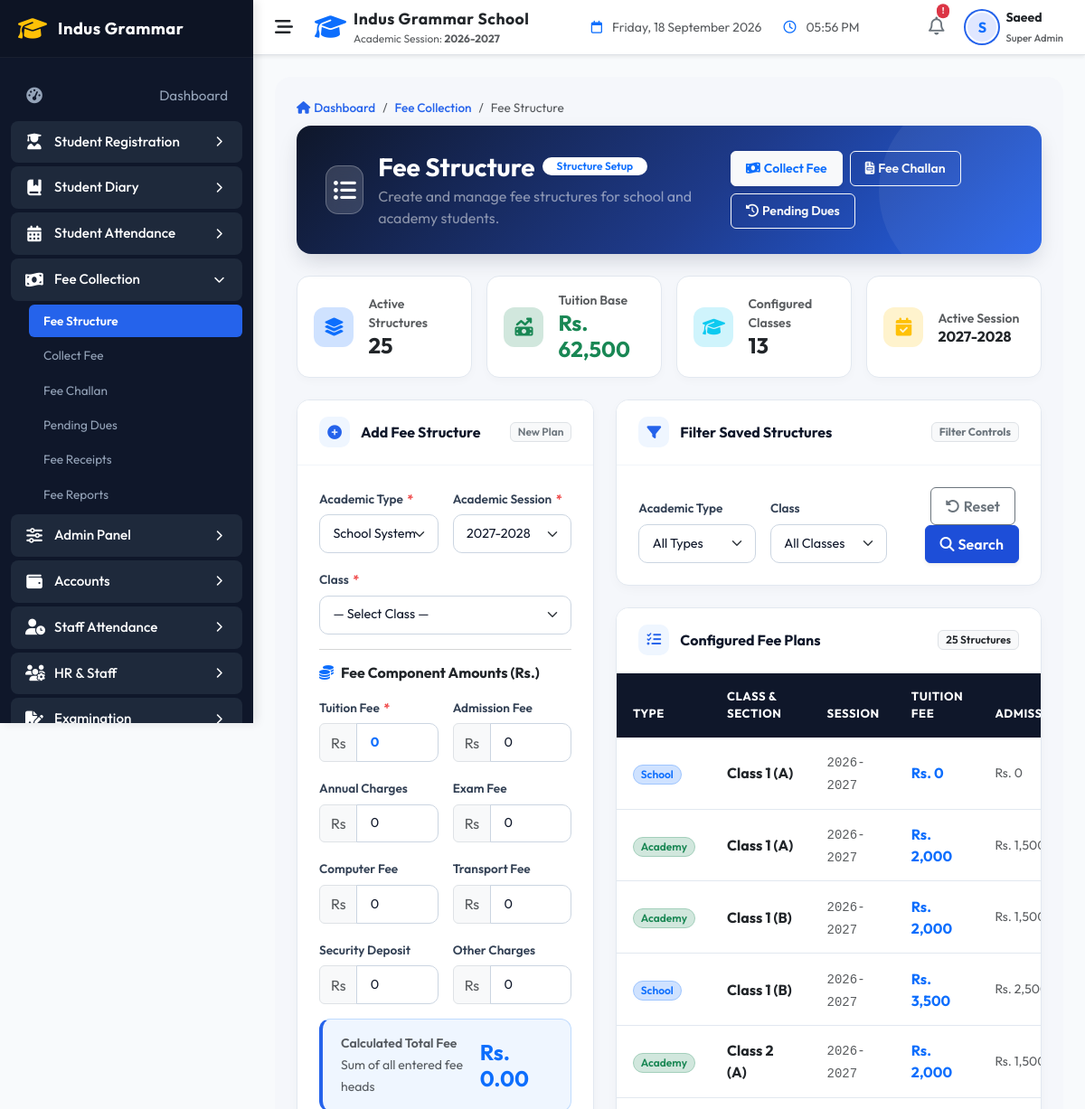
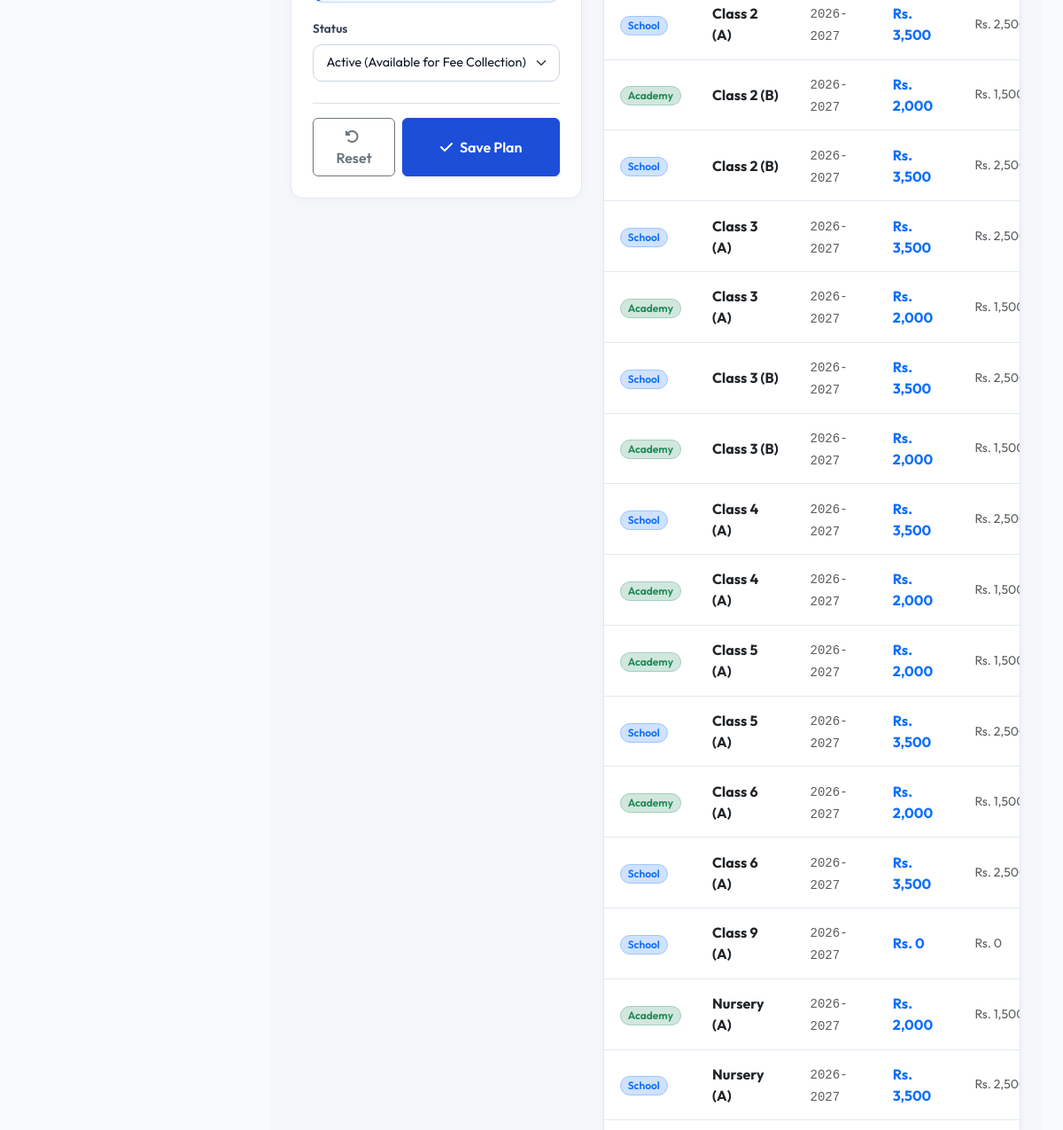
/indus-grammar-school-erp/modules/fees/structure.php (signed in, upper part), run on an earlier commit of the app's database (2 pictures, top to bottom).
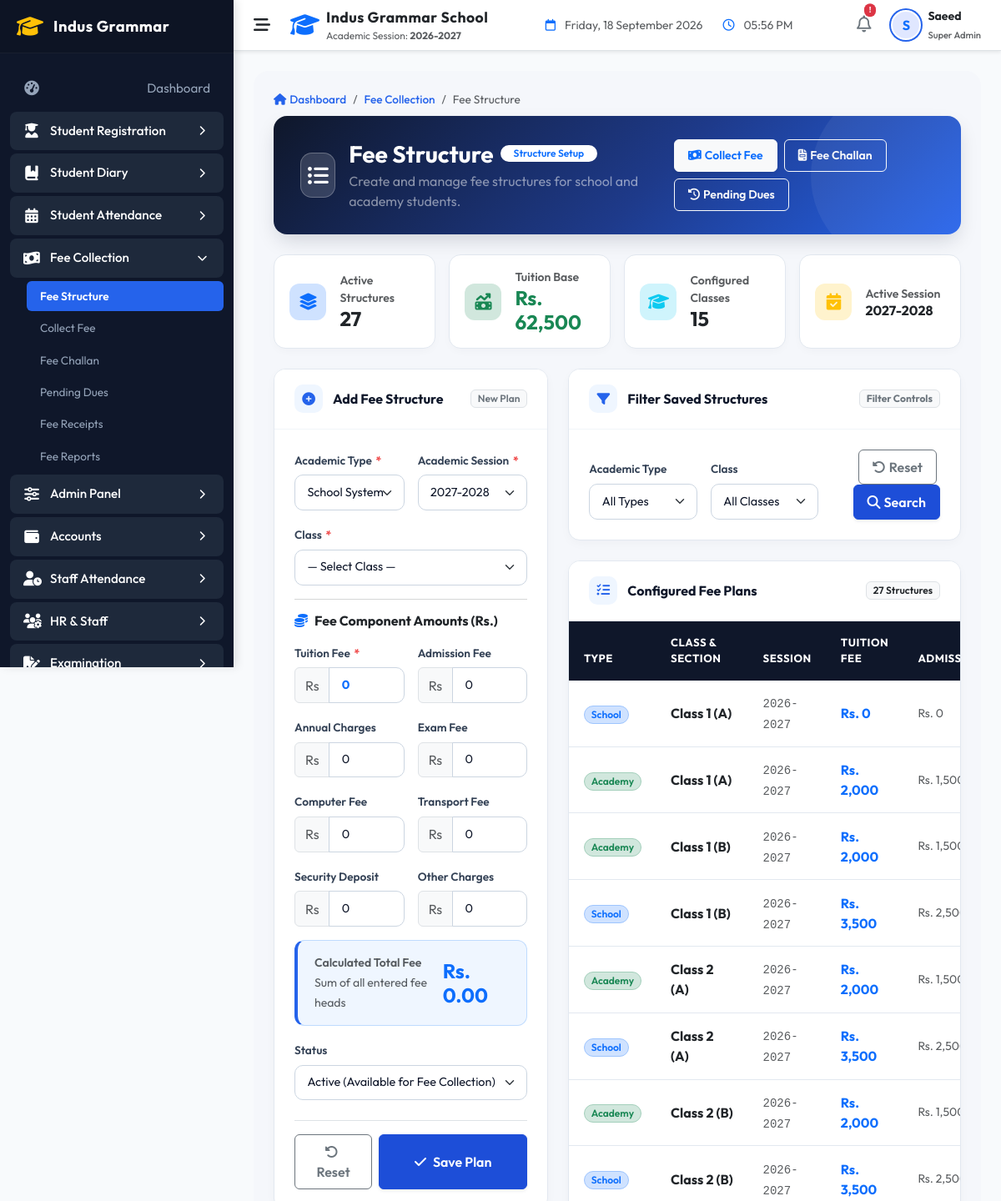
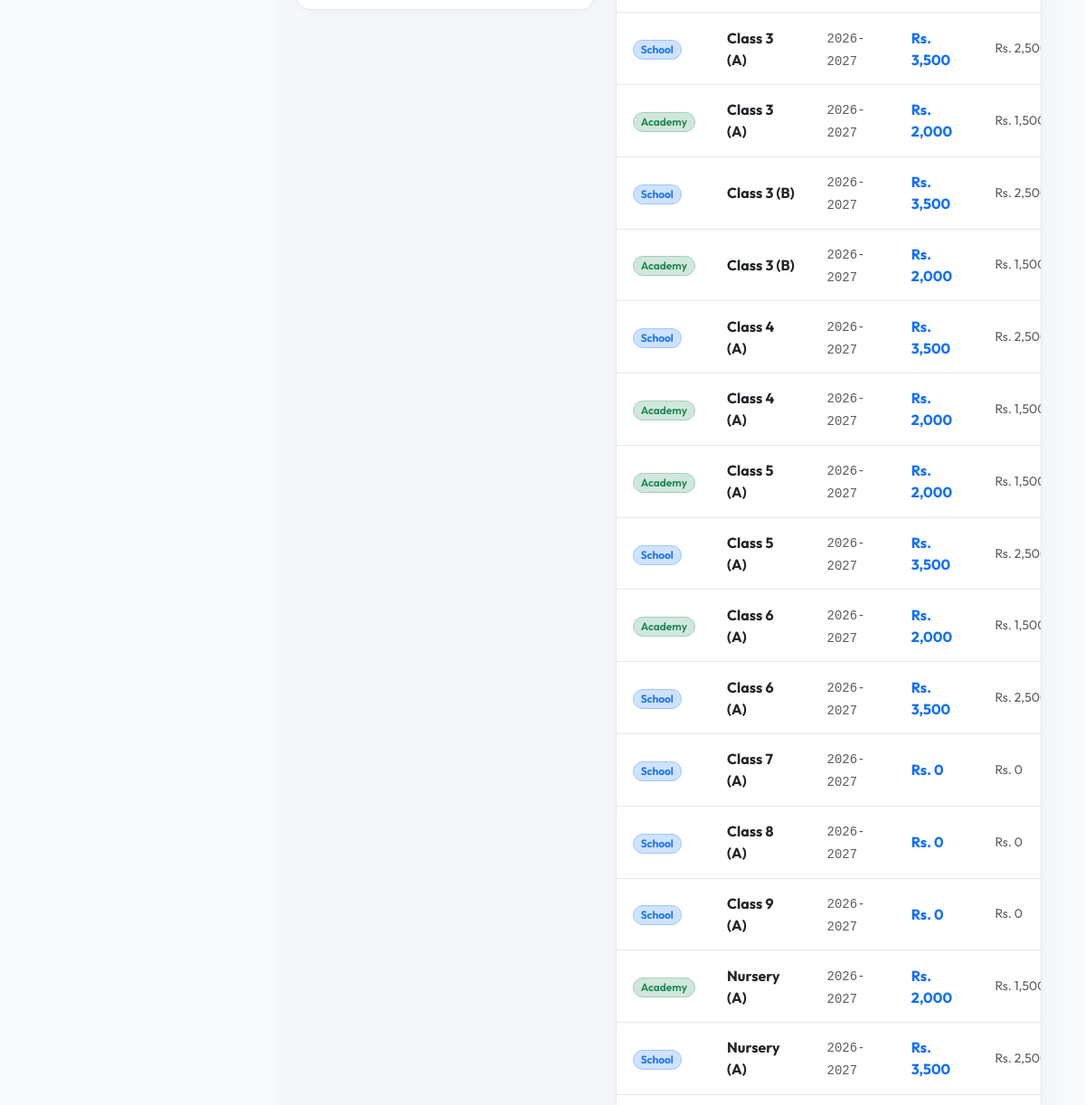
And on a later commit of the database (2 pictures, top to bottom).
### tables this page shows
CREATE TABLE `fee_structure` (
  `id` int NOT NULL AUTO_INCREMENT,
  `academic_type` varchar(50) NOT NULL DEFAULT 'School',
  `class_id` int NOT NULL,
  `admission_fee` decimal(10,2) NOT NULL DEFAULT '0.00',
  `tuition_fee` decimal(10,2) NOT NULL DEFAULT '0.00',
  `computer_fee` decimal(10,2) NOT NULL DEFAULT '0.00',
  `exam_fee` decimal(10,2) NOT NULL DEFAULT '0.00',
  `transport_fee` decimal(10,2) NOT NULL DEFAULT '0.00',
  `annual_charges` decimal(10,2) NOT NULL DEFAULT '0.00',
  `security_deposit` decimal(10,2) NOT NULL DEFAULT '0.00',
  `other_charges` decimal(10,2) NOT NULL DEFAULT '0.00',
  `status` varchar(20) NOT NULL DEFAULT 'Active',
  `academic_year` varchar(20) NOT NULL,
  `created_at` timestamp NULL DEFAULT CURRENT_TIMESTAMP,
  `updated_at` timestamp NULL DEFAULT CURRENT_TIMESTAMP ON UPDATE CURRENT_TIMESTAMP,
  PRIMARY KEY (`id`),
  UNIQUE KEY `uq_class_academic_year` (`academic_type`,`class_id`,`academic_year`),
  KEY `class_id` (`class_id`),
  CONSTRAINT `fee_structure_ibfk_1` FOREIGN KEY (`class_id`) REFERENCES `classes` (`id`) ON DELETE CASCADE
);

CREATE TABLE `classes` (
  `id` int NOT NULL AUTO_INCREMENT,
  `class_name` varchar(50) NOT NULL,
  `section` varchar(10) NOT NULL,
  `created_at` timestamp NULL DEFAULT CURRENT_TIMESTAMP,
  PRIMARY KEY (`id`),
  UNIQUE KEY `idx_class_section` (`class_name`,`section`)
);

### indus-grammar-school-erp/models/Fee.php (called while the page is built, shortened)
<?php
class Fee {
    public static function allStructures($filters = []) {
        try {
            $db = Database::getConnection();
            $where = "WHERE 1=1";
            $params = [];
            $stmt = $db->prepare("
                SELECT fs.*, c.class_name, c.section
                FROM fee_structure fs
                LEFT JOIN classes c ON fs.class_id = c.id
                $where
                ORDER BY fs.academic_year DESC, c.class_name ASC, c.section ASC
            ");
            $stmt->execute($params);
            return $stmt->fetchAll();
        } catch (PDOException $e) {
            error_log("Fee::allStructures error: " . $e->getMessage());
            return [];
        }
    }
}

### indus-grammar-school-erp/helpers/helpers.php (called while the page is built, shortened)
<?php
function sanitize($data) {
    if (is_array($data)) {
        foreach ($data as $key => $value) {
            $data[$key] = sanitize($value);
        }
    } else {
        $data = trim($data);
        $data = stripslashes($data);
        $data = htmlspecialchars($data, ENT_QUOTES, 'UTF-8');
    }
    return $data;
}

### indus-grammar-school-erp/modules/fees/structure.php (the view, shortened to what the changed rows need)
<?php
$db = Database::getConnection();
$academicSessions = [];
try {
    $academicSessions = $db->query("SELECT session_name FROM academic_sessions ORDER BY id DESC")->fetchAll(PDO::FETCH_COLUMN);
} catch (Exception $e) {
    $academicSessions = ['2026-2027', '2025-2026'];
}
$activeSession = !empty($academicSessions) ? $academicSessions[0] : (defined('CURRENT_ACADEMIC_YEAR') ? CURRENT_ACADEMIC_YEAR : date('Y'));
$filters = [];
$structures = Fee::allStructures($filters);
$totalStructures = count($structures);
$configuredClasses = [];
foreach ($structures as $st) {
    if (!empty($st['class_id'])) {
        $configuredClasses[$st['class_id']] = true;
    }
}
$classesCount = count($configuredClasses);
include_once __DIR__ . '/../../includes/header.php';
?>
<div class="adv-page-wrapper">
    <div class="row g-3 mb-4">
        <div class="col-6 col-md-3">
            <div class="summary-mini-card">
                <div>
                    <span class="text-muted small fw-semibold d-block">Active Structures</span>
                    <h4 class="fw-bold text-dark mb-0"><?php echo number_format($totalStructures); ?></h4>
                </div>
            </div>
        </div>
        <div class="col-6 col-md-3">
            <div class="summary-mini-card">
                <div>
                    <span class="text-muted small fw-semibold d-block text-info">Configured Classes</span>
                    <h4 class="fw-bold text-dark mb-0"><?php echo number_format($classesCount); ?></h4>
                </div>
            </div>
        </div>
    </div>
    <div class="row g-4">
        <div class="col-lg-7">
            <div class="adv-card">
                <div class="adv-card-header">
                    <h5 class="adv-card-title">
                        <i class="fa-solid fa-list-check"></i>Configured Fee Plans
                    </h5>
                    <span class="badge bg-light text-dark border px-2.5 py-1 small fw-semibold"><?php echo count($structures); ?> Structures</span>
                </div>
                <div class="table-responsive">
                    <table class="table align-middle mb-0 table-attendance" id="structureTable">
                        <thead>
                            <tr>
                                <th>Type</th>
                                <th>Class & Section</th>
                                <th>Session</th>
                                <th>Tuition Fee</th>
                                <th>Admission</th>
                            </tr>
                        </thead>
                        <tbody>
                            <?php if (empty($structures)): ?>
                                <tr>
                                    <td colspan="9" class="text-center py-5 text-muted">
                                        <div class="py-4">
                                            <i class="fa-solid fa-folder-open fs-1 text-secondary opacity-25 mb-3 d-block"></i>
                                            <h5 class="fw-bold text-dark">No Fee Structures Configured</h5>
                                            <p class="small text-muted mb-0">Use the form on the left to set up a new fee plan.</p>
                                        </div>
                                    </td>
                                </tr>
                            <?php else: foreach ($structures as $s):
                            ?>
                                <tr id="row-<?php echo $s['id']; ?>"
                                    data-id="<?php echo $s['id']; ?>"
                                    data-type="<?php echo sanitize($s['academic_type']); ?>"
                                    data-year="<?php echo sanitize($s['academic_year']); ?>"
                                    data-class="<?php echo $s['class_id']; ?>"
                                    data-admission="<?php echo $s['admission_fee']; ?>"
                                    data-tuition="<?php echo $s['tuition_fee']; ?>"
                                    data-computer="<?php echo $s['computer_fee']; ?>"
                                    data-exam="<?php echo $s['exam_fee']; ?>"
                                    data-transport="<?php echo $s['transport_fee']; ?>"
                                    data-annual="<?php echo $s['annual_charges']; ?>"
                                    data-security="<?php echo $s['security_deposit']; ?>"
                                    data-other="<?php echo $s['other_charges']; ?>"
                                    data-status="<?php echo sanitize($s['status']); ?>"
                                >
                                    <td>
                                        <span class="badge bg-<?php echo $s['academic_type'] === 'School' ? 'primary-subtle text-primary border border-primary-subtle' : 'success-subtle text-success border border-success-subtle'; ?> px-2.5 py-1 rounded-pill small fw-semibold">
                                            <?php echo sanitize($s['academic_type']); ?>
                                        </span>
                                    </td>
                                    <td class="fw-bold text-dark"><?php echo sanitize($s['class_name'] . ' (' . $s['section'] . ')'); ?></td>
                                    <td><span class="small font-monospace text-muted"><?php echo sanitize($s['academic_year'] ?? $activeSession); ?></span></td>
                                    <td class="fw-bold text-primary">Rs. <?php echo number_format($s['tuition_fee'], 0); ?></td>
                                    <td class="small text-muted">Rs. <?php echo number_format($s['admission_fee'], 0); ?></td>
                                </tr>
                            <?php endforeach; endif; ?>
                        </tbody>
                    </table>
                </div>
            </div>
        </div>
    </div>
</div>
<?php
include_once __DIR__ . '/../../includes/footer.php';
?>

What changed in the data, as far as the page shows it:
added fee_structure: academic_type "School", class.section "Class 7 (A)", academic_year "2026-2027", tuition_fee "0", admission_fee "0"
added fee_structure: academic_type "School", class.section "Class 8 (A)", academic_year "2026-2027", tuition_fee "0", admission_fee "0"
Also different on the page:
$totalStructures: "25" → "27"
$classesCount: "13" → "15"
count($structures): "25" → "27"
